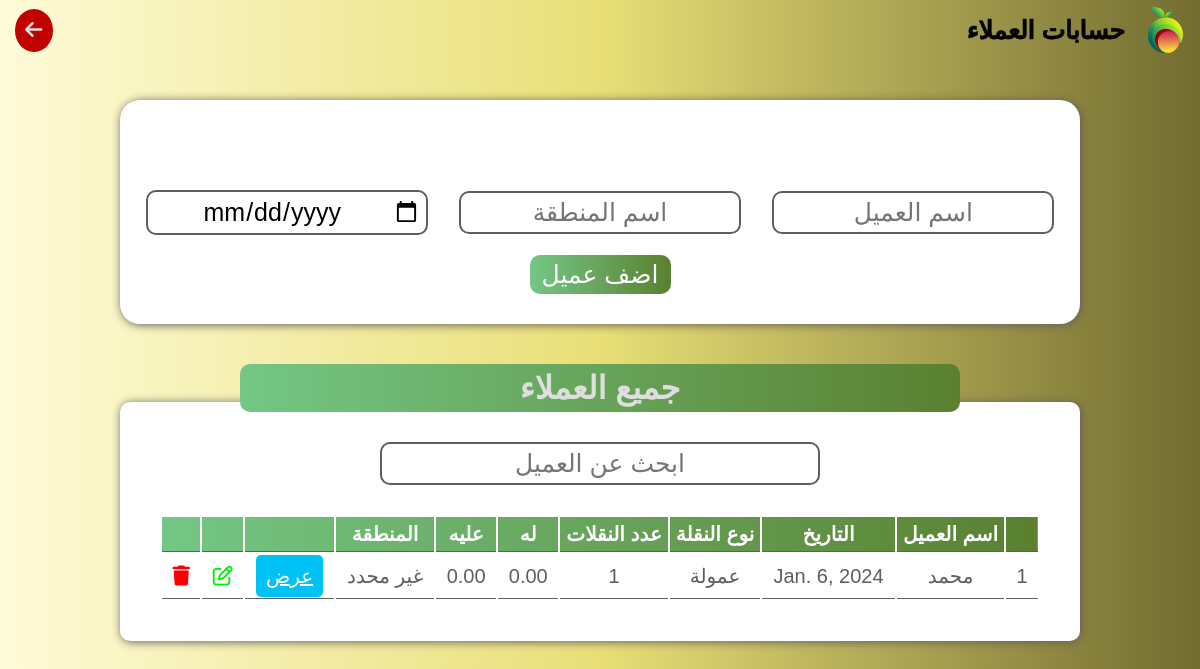
/suppliersaccounts (signed in), run on an earlier commit of the app's database.
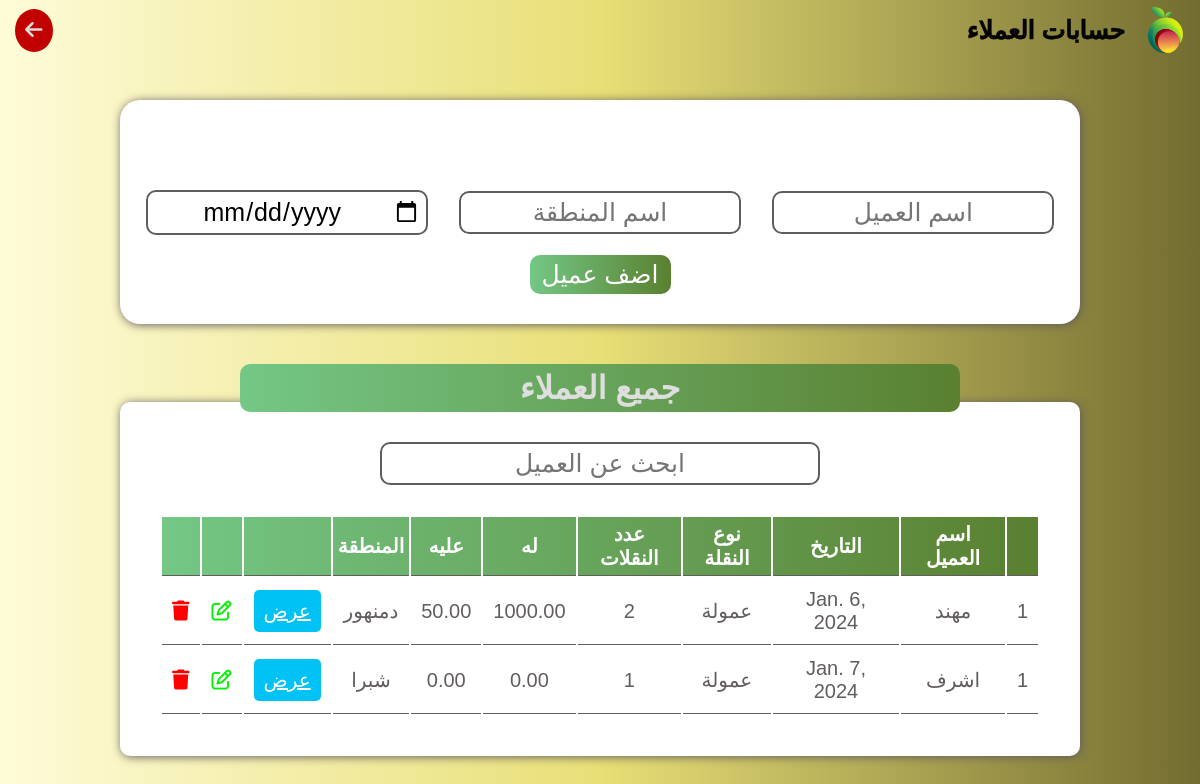
And on a later commit of the database.
### user/models.py (models this page shows, shortened)
class Supplier(models.Model):
    name = models.CharField(max_length=30)
    place = models.CharField(max_length=70, default='غير محدد')
    date = models.DateField(default=timezone.now().date())
    type = models.CharField(max_length=30, default='عمولة')
    his_money = models.DecimalField(max_digits=10, decimal_places=2, default=0)
    on_him_money = models.DecimalField(max_digits=10, decimal_places=2,default=0)
    total = models.DecimalField(max_digits=10, decimal_places=2, blank=True, null=True)
    num_of_containers = models.PositiveIntegerField(default=0)
    @property
    def total(self):
        return self.his_money - self.on_him_money
    @property
    def num_of_containers(self):
        return self.container_set.count()

### user/views.py (the view, shortened to what this page needs)
# urls.py: path('suppliersaccounts',views.suppliers_accounts, name='suppliersaccounts' ),
@login_required(login_url="login")
def suppliers_accounts(request):
    sup = Supplier.objects.all()
    context = {'sup': sup}
    return render(request, 'suppliersaccounts.html', context)

### templates/suppliersaccounts.html (shortened to what this page needs)
{% load static %}
<!DOCTYPE html>
<html lang="en">
<head>
    <link rel="stylesheet" href="https://cdnjs.cloudflare.com/ajax/libs/font-awesome/6.5.1/css/all.min.css" />
    <link rel="stylesheet" href="{% static "css/main.css" %}">
</head>
<body>
    <header>
        <div class="main">
            <img src="{% static "images/logo.png" %}" alt="">
            <h1>حسابات العملاء</h1>
        </div>
        <a href="#" onclick="goBack()"><i class="fa-solid fa-arrow-left"></i></a>
    </header>
    <div class="todayscar">
        <form method ="POST"  class="addcar" action="{% url "suppliersaccounts" %}">
            <ul class="messages">
            </ul>
            <div>
                <input name ="name" type="text" placeholder="اسم العميل">
                <input name = 'place' type="text" placeholder="اسم المنطقة">
                <input name = 'date' type="date" placeholder="المنظقة">
            </div>
            <button class="addbtn">اضف عميل</button>
        </form>
        <div class="title">
            <h1>جميع العملاء</h1>
        </div>
        <div class="table">
            <input id="searchbar" type="text" placeholder="ابحث عن العميل">
            <table>
                <thead>
                    <tr>
                        <th></th>
                        <th>اسم العميل</th>
                        <th>التاريخ</th>
                        <th>نوع النقلة</th>
                        <th>عدد النقلات</th>
                        <th>له</th>
                        <th>عليه</th>
                        <th>المنطقة</th>
                        <th></th>
                        <th></th>
                        <th></th>
                    </tr>
                </thead>
                <tbody id="tablebody">
                    {% for sup in sup  %}
                    <tr>
                        <td>1</td>
                        <td>{{sup.name}}</td>
                        <td>{{sup.date}}</td>
                        <td>عمولة</td>
                        <td>{{sup.num_of_containers}}</td>
                        <td>{{sup.his_money}}</td>
                        <td>{{sup.on_him_money}}</td>
                        <td>{{sup.place}}</td>
                        <td><a href="{% url "supplierpage" sup.id %}" class="type" id="show">عرض</a></td>
                        <td><a href="{% url "supplierupdate" sup.id %}"><button id="editsupplier" class="btn" style="color: #00F000;"><i class="fa-regular fa-pen-to-square"></i></button></a></td>
                        <td><a href="{% url "suppliersdelete" sup.id %}" ><button id="deletecar" class="btn"  style="color: #FF0000;" ><i class="fa-solid fa-trash"></i></button></a></td>
                    </tr>
                    {% endfor %}
                </tbody>
            </table>
        </div>
    </div>
</body>
</html>

What changed in the data, as far as the page shows it:
removed Supplier: name "محمد", date "Jan. 6, 2024", num_of_containers "1", his_money "0.00", on_him_money "0.00", place "غير محدد"
added Supplier: name "مهند", date "Jan. 6, 2024", num_of_containers "2", his_money "1000.00", on_him_money "50.00", place "دمنهور"
added Supplier: name "اشرف", date "Jan. 7, 2024", num_of_containers "1", his_money "0.00", on_him_money "0.00", place "شبرا"
